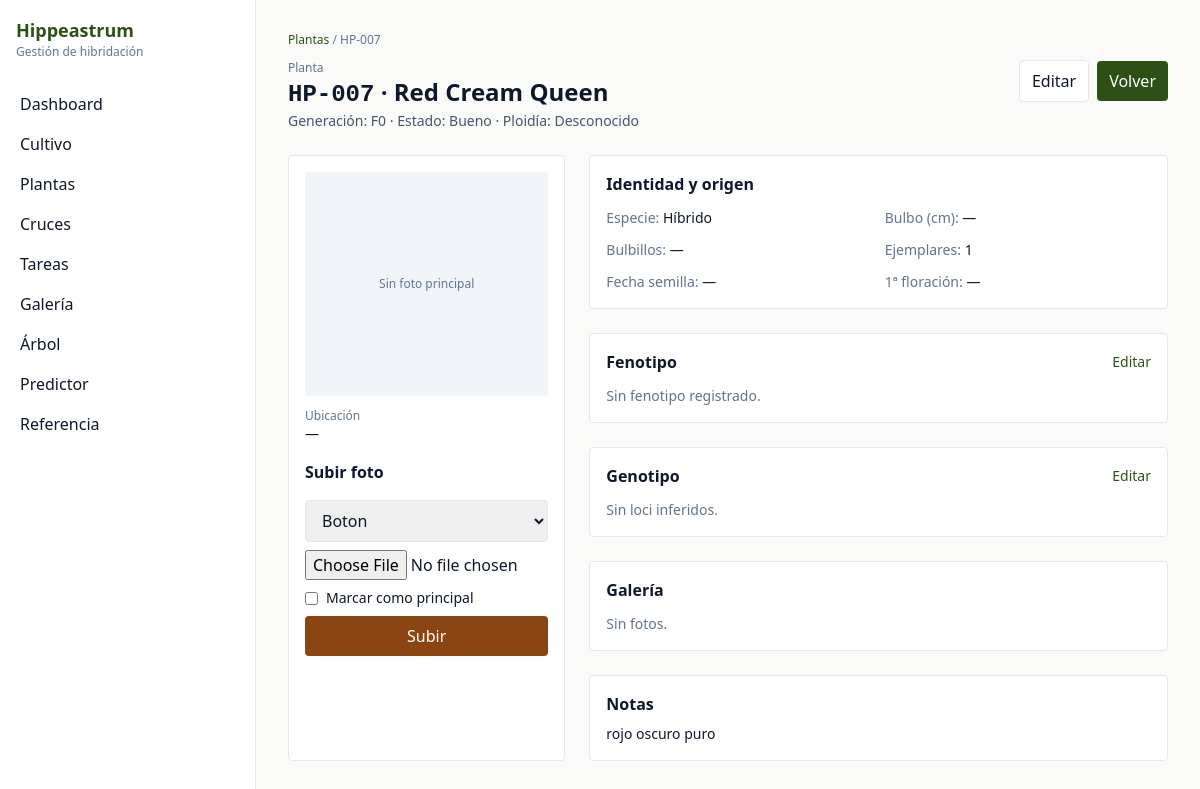
Before: /plantas/7 with the older database file.
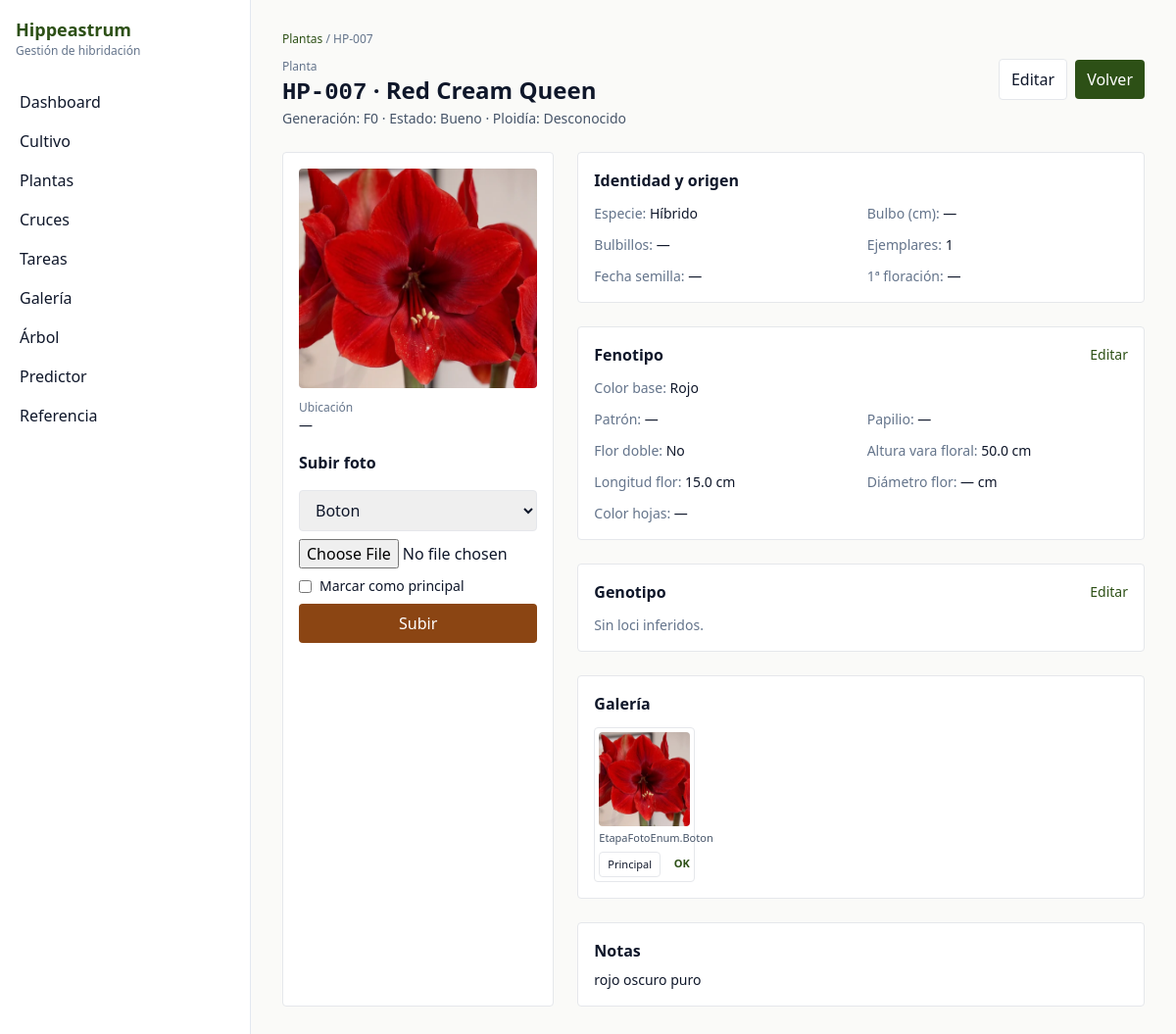
After: the same page with the newer database file.
### models.py (models this page shows)
class Foto(Base):
    __tablename__ = "fotos"
    id: Mapped[int] = mapped_column(Integer, primary_key=True)
    planta_id: Mapped[int | None] = mapped_column(ForeignKey("plantas.id"), nullable=True, index=True)
    cruce_id: Mapped[int | None] = mapped_column(ForeignKey("cruces.id"), nullable=True, index=True)
    capsula_id: Mapped[int | None] = mapped_column(ForeignKey("capsulas.id"), nullable=True, index=True)
    filename: Mapped[str] = mapped_column(Text, nullable=False)
    thumbnail_filename: Mapped[str | None] = mapped_column(Text)
    etapa: Mapped[EtapaFotoEnum] = mapped_column(Enum(EtapaFotoEnum), nullable=False, default=EtapaFotoEnum.General)
    es_foto_principal: Mapped[bool] = mapped_column(Boolean, nullable=False, default=False)
    fecha_foto: Mapped[dt.date | None] = mapped_column(Date)
    descripcion: Mapped[str | None] = mapped_column(Text)
    notas: Mapped[str | None] = mapped_column(Text)
    planta: Mapped[Planta | None] = relationship("Planta", back_populates="fotos")
    cruce: Mapped[Cruce | None] = relationship("Cruce", back_populates="fotos")
    capsula: Mapped[Capsula | None] = relationship("Capsula", back_populates="fotos")

class Fenotipo(Base):
    __tablename__ = "fenotipos"
    id: Mapped[int] = mapped_column(Integer, primary_key=True)
    planta_id: Mapped[int] = mapped_column(ForeignKey("plantas.id"), unique=True, nullable=False)
    color_base: Mapped[str | None] = mapped_column(Text)
    color_secundario: Mapped[str | None] = mapped_column(Text)
    color_ojo: Mapped[str | None] = mapped_column(Text)
    color_reverso: Mapped[str | None] = mapped_column(Text)
    intensidad_color: Mapped[int | None] = mapped_column(Integer)
    cambia_con_edad: Mapped[bool] = mapped_column(Boolean, nullable=False, default=False)
    tipo_patron: Mapped[TipoPatronEnum | None] = mapped_column(Enum(TipoPatronEnum))
    descripcion_patron: Mapped[str | None] = mapped_column(Text)
    patron_papilio: Mapped[PapilioEnum | None] = mapped_column(Enum(PapilioEnum))
    num_petalos: Mapped[int | None] = mapped_column(Integer)
    flor_doble: Mapped[bool] = mapped_column(Boolean, nullable=False, default=False)
    forma_petalo: Mapped[FormaPetaloEnum | None] = mapped_column(Enum(FormaPetaloEnum))
    longitud_flor_cm: Mapped[float | None] = mapped_column(Float)
    diametro_flor_cm: Mapped[float | None] = mapped_column(Float)
    num_flores_tallo: Mapped[int | None] = mapped_column(Integer)
    orientacion_flor: Mapped[OrientacionFlorEnum | None] = mapped_column(Enum(OrientacionFlorEnum))
    altura_vara_floral_cm: Mapped[float | None] = mapped_column(Float)
    longitud_tallo_cm: Mapped[float | None] = mapped_column(Float)
    num_tallos_temporada: Mapped[int | None] = mapped_column(Integer)
    ancho_hojas_cm: Mapped[float | None] = mapped_column(Float)
    color_hojas: Mapped[str | None] = mapped_column(Text)
    hojas_variegadas: Mapped[bool] = mapped_column(Boolean, nullable=False, default=False)
    epoca_floracion: Mapped[str | None] = mapped_column(Text)
    evergreen: Mapped[bool] = mapped_column(Boolean, nullable=False, default=False)
    notas: Mapped[str | None] = mapped_column(Text)
    planta: Mapped[Planta] = relationship("Planta", back_populates="fenotipo")

### main.py (the view)
@app.get("/plantas/{planta_id}", response_class=HTMLResponse)
def plantas_detail(planta_id: int, request: Request, db: Session = Depends(get_db)):
    planta = crud.get_planta(db, planta_id)
    if not planta:
        return RedirectResponse(url="/plantas", status_code=303)
    fotos = db.execute(select(Foto).where(Foto.planta_id == planta_id).order_by(Foto.es_foto_principal.desc(), Foto.id.desc())).scalars().all()
    foto_principal = next((f for f in fotos if f.es_foto_principal), fotos[0] if fotos else None)
    fenotipo = planta.fenotipo
    loci = crud.list_loci_referencia(db)
    genotipos = crud.list_genotipos_planta(db, planta_id)
    gen_by_locus = {g.locus_id: g for g in genotipos}
    return templates.TemplateResponse(
        request,
        "plantas/detail.html",
        {
            "request": request,
            "breadcrumbs": _breadcrumbs([("Plantas", "/plantas"), (planta.codigo, None)]),
            "planta": planta,
            "fenotipo": fenotipo,
            "loci": loci,
            "genotipos": genotipos,
            "gen_by_locus": gen_by_locus,
            "fotos": fotos,
            "foto_principal": foto_principal,
            "etapas": [e.value for e in EtapaFotoEnum],
            "labels": _plant_labels(),
        },
    )

### templates/plantas/detail.html (shortened to what the changed rows need)
{% extends "base.html" %}
{% block content %}
  <div class="flex items-start justify-between gap-4">
    <div>
      <h1 class="text-2xl font-semibold"><span class="mono">{{ planta.codigo }}</span> · {{ planta.nombre_cultivar or '—' }}</h1>
    </div>
  </div>
  <div class="grid lg:grid-cols-3 gap-6 mt-6">
    <section class="lg:col-span-1 p-4 rounded border bg-white">
      {% if foto_principal %}
        <img src="/static/photos/{{ foto_principal.filename }}" class="w-full h-56 object-cover rounded" />
      {% else %}
        <div class="w-full h-56 bg-slate-100 rounded flex items-center justify-center text-xs text-slate-500">Sin foto principal</div>
      {% endif %}
      <div class="mt-3">
        <div class="text-xs text-slate-500">Ubicación</div>
        <div class="text-sm">{{ planta.ubicacion or '—' }}</div>
      </div>
      <div class="mt-4">
        <div class="font-semibold">Subir foto</div>
        <form class="mt-2 space-y-2" method="post" action="/photos/upload" enctype="multipart/form-data">
        </form>
      </div>
    </section>
    <section class="lg:col-span-2 space-y-6">
      <div class="p-4 rounded border bg-white">
        <div class="flex items-center justify-between">
          <div class="font-semibold">Fenotipo</div>
          <a class="text-sm text-primary" href="/plantas/{{ planta.id }}/edit#fenotipo">Editar</a>
        </div>
        {% if fenotipo %}
          <div class="grid grid-cols-2 gap-3 mt-3 text-sm">
            <div><span class="text-slate-500">Color base:</span> {{ fenotipo.color_base or '—' }}</div>
            <div></div>
            <div><span class="text-slate-500">Patrón:</span> {{ fenotipo.tipo_patron.value if fenotipo.tipo_patron else '—' }}</div>
            <div><span class="text-slate-500">Papilio:</span> {{ labels.papilio[fenotipo.patron_papilio.value] if fenotipo.patron_papilio else '—' }}</div>
            <div><span class="text-slate-500">Flor doble:</span> {{ 'Sí' if fenotipo.flor_doble else 'No' }}</div>
            <div><span class="text-slate-500">Altura vara floral:</span> {{ fenotipo.altura_vara_floral_cm or '—' }} cm</div>
            <div><span class="text-slate-500">Longitud flor:</span> {{ fenotipo.longitud_flor_cm or '—' }} cm</div>
            <div><span class="text-slate-500">Diámetro flor:</span> {{ fenotipo.diametro_flor_cm or '—' }} cm</div>
            <div><span class="text-slate-500">Color hojas:</span> {{ fenotipo.color_hojas or '—' }}</div>
          </div>
        {% else %}
          <div class="text-sm text-slate-500 mt-3">Sin fenotipo registrado.</div>
        {% endif %}
      </div>
      <div class="p-4 rounded border bg-white">
        <div class="font-semibold">Galería</div>
        {% if fotos|length == 0 %}
          <div class="text-sm text-slate-500 mt-3">Sin fotos.</div>
        {% else %}
          <div class="grid grid-cols-3 lg:grid-cols-5 gap-2 mt-3">
            {% for f in fotos %}
              <div class="border rounded p-1 bg-white">
                {% if f.thumbnail_filename %}
                  <img src="/static/thumbnails/{{ f.thumbnail_filename }}" class="w-full h-24 object-cover rounded" />
                {% else %}
                  <img src="/static/photos/{{ f.filename }}" class="w-full h-24 object-cover rounded" />
                {% endif %}
                <div class="mt-1 text-[11px] text-slate-600">{{ f.etapa }}</div>
                <div class="flex items-center justify-between mt-1">
                  <form method="post" action="/plantas/{{ planta.id }}/foto_principal/{{ f.id }}">
                    <button class="text-[11px] px-2 py-1 border rounded">Principal</button>
                  </form>
                  {% if f.es_foto_principal %}<div class="text-[11px] text-primary font-semibold">OK</div>{% endif %}
                </div>
              </div>
            {% endfor %}
          </div>
        {% endif %}
      </div>
    </section>
  </div>
{% endblock %}

Changed rows visible on the page:
added Foto: filename (picture), thumbnail_filename (picture), etapa "EtapaFotoEnum.Boton", es_foto_principal "OK"
added Fenotipo: color_base "Rojo", tipo_patron "—", patron_papilio "—", flor_doble "No", altura_vara_floral_cm "50.0", longitud_flor_cm "15.0", diametro_flor_cm "—", color_hojas "—"
Other visible differences:
text no longer shown: "Sin foto principal Sin fenotipo registrado. Sin fotos."
text now shown: "Color base: Patrón: Papilio: Flor doble: Altura vara floral: cm Longitud flor: cm Diámetro flor: cm Color hojas:"
